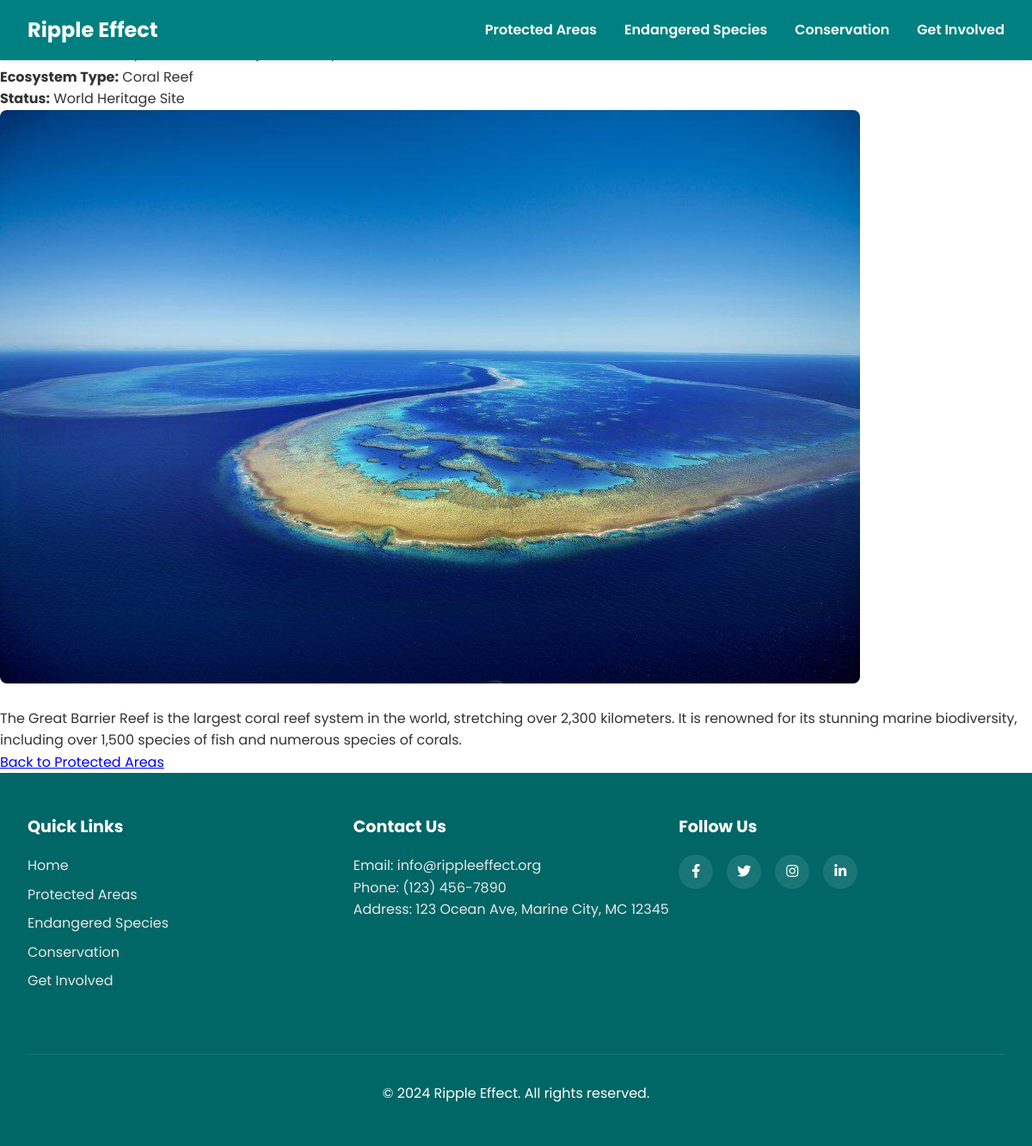
Page /protected-areas/1/ on the committed database.
### marine_conservation/models.py (models this page shows, shortened)
class MarineProtectedArea(models.Model):
    name = models.CharField(max_length=100)  # Name of the protected area
    location = models.CharField(max_length=200)
    ecosystem_type = models.CharField(max_length=100)
    conservation_status = models.CharField(max_length=50)
    description = models.TextField()  # Detailed information about the area
    image = models.ImageField(
        upload_to='protected_areas/', null=True, blank=True)

### marine_conservation/views.py (the view)
# urls.py: path('protected-areas/<int:pk>/', views.protected_area_detail,
def protected_area_detail(request, pk):
    protected_area = MarineProtectedArea.objects.get(pk=pk)
    context = {'protected_area': protected_area}
    return render(request, 'marine_conservation/protected_area_detail.html', context)

### templates/marine_conservation/protected_area_detail.html
{% extends 'marine_conservation/base.html' %}
{% block content %}
<div class="protected-area-detail">
    <h1>{{ protected_area.name }}</h1>
    <p><strong>Location:</strong> {{ protected_area.location }}</p>
    <p><strong>Ecosystem Type:</strong> {{ protected_area.ecosystem_type }}</p>
    <p><strong>Status:</strong> {{ protected_area.conservation_status }}</p>
    {% if protected_area.image %}
        <img src="{{ protected_area.image.url }}" alt="{{ protected_area.name }}">
    {% endif %}
    <p>{{ protected_area.description }}</p>
    <a href="{% url 'protected_areas' %}" class="btn">Back to Protected Areas</a>
</div>
{% endblock %}

### static/css/styles.css (style rules this page uses)
* { box-sizing: border-box; margin: 0; padding: 0; }
body { font-family: 'Poppins', sans-serif; line-height: 1.6; color: #333; }
.protected-area-detail img { max-width: 100%; height: auto; border-radius: 8px; margin-bottom: 20px; }

### rows in the picture
MarineProtectedArea: ecosystem_type "Coral Reef", conservation_status "World Heritage Site", image (picture), description "The Great Barrier Reef is the largest coral reef system in the world, stretching over 2,300 kilometers. It is renowned for its stunning marine biodiversity, including over 1,500 species of fish and numerous species of corals."
